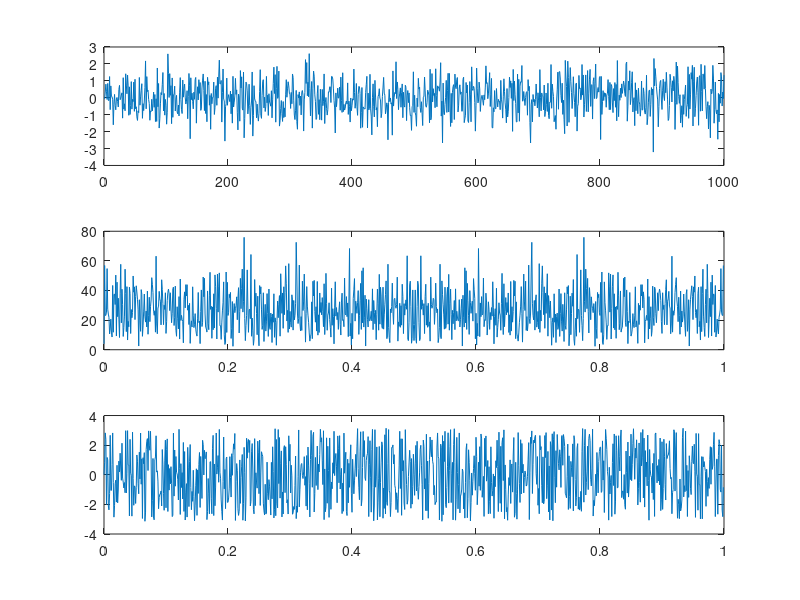

MATLAB code to generate this figure:
clear all
close all

% Exercise 1 & 2

f1 = 0.05;
f2 = 0.17;

n = 0:99;

%x = 0.7*cos(2*pi*f1*n) + 1.2*sin(2*pi*f2*n); % Ex 1
%x = 9*ones(1,100);  % Ex 2, a)
%x = [5, zeros(1,99)];  % Ex 2, b)
%load('ECG_Signal.mat');  % c)
%x = val;
x = randn(1,1000);

%S = fft(x, 10000);
S = fft(x);
Smod   = abs(S);
Sphase = angle(S);

N = length(S);
frequencies = (0:(N-1)) / N;

subplot(3, 1, 1);
plot(x)
subplot(3, 1, 2);
plot(frequencies, Smod)
subplot(3, 1, 3);
plot(frequencies, Sphase)
